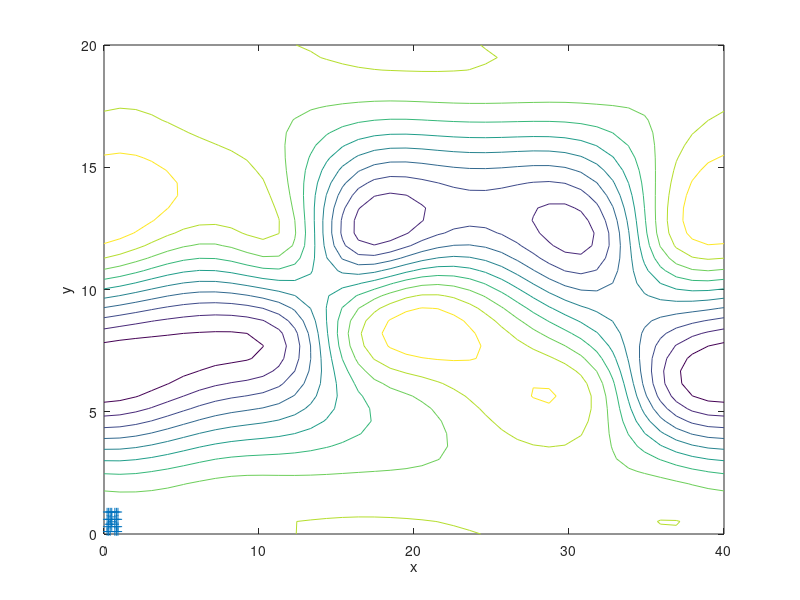

Here is the MATLAB script that generated this plot:
%% Construct a river-like channel
%% MC and AJR, 26 JUly 2012
% multi-D linear spline prediction
xk=[.2 .2 .2 .2 .5 .5 .5 .5 .3 .3 .3 .3 .4 .4 .4 .4 .7 .7 .7 .7 .8 .8 .8 .8 .9 .9 .9 .9];
yk=[.1 .3 .6 .9 .3 .5 .7 .9 .1 .4 .6 .9 .1 .4 .6 .9 .1 .4 .6 .9 .1 .3 .6 .9 .1 .3 .6 .9];
fk=[1  0  1  1  1  1  0  1 1 0 1 1 1 1 0 1 1 1 0 1 1 1 0 1 1 0 1 1];
% force column vector and make periodic??
n=length(xk);
xk=xk(:); yk=yk(:); fk=fk(:);
pk=exp(i*2*pi*xk);
qk=exp(i*2*pi*yk);
% find coefficients
[ppk,pp]=meshgrid(pk,pk);
[qqk,qq]=meshgrid(qk,qk);
dist=sqrt(abs(pp-ppk).^2+abs(qq-qqk).^2);
a=[zeros(3,3) [ones(n,1) pk qk]'
      ones(n,1) pk qk dist.^3];
abc=a\[zeros(3,1);fk];
conda=cond(a);
% evaluate at the following points
%m=61;
x=linspace(0,40,40);
y=linspace(0,20,40);
[y,x]=meshgrid(y,x);
p=exp(i*2*pi/40*x);
q=exp(i*2*pi/20*y);
[ppk,pp]=meshgrid(pk,p(:));
[qqk,qq]=meshgrid(qk,q(:));
dist=sqrt(abs(pp-ppk).^2+abs(qq-qqk).^2);
z=abc(1)+abc(2)*p(:)+abc(3)*q(:)+(dist.^3)*abc(4:n+3);
z=reshape(real(z),40,40);
clf()
%subplot(1.7,1.7,1);
%surf(x,y,z);
contour(x,y,z), hold on
xlabel('x'), ylabel('y'), zlabel('f')
plot(xk,yk,'+'), hold off
%plot3(x(1,:),y(:,1),real(z)','theta=65,alpha=20');
%cf=gcf();
%cf.color_map=rgbmap(32);
